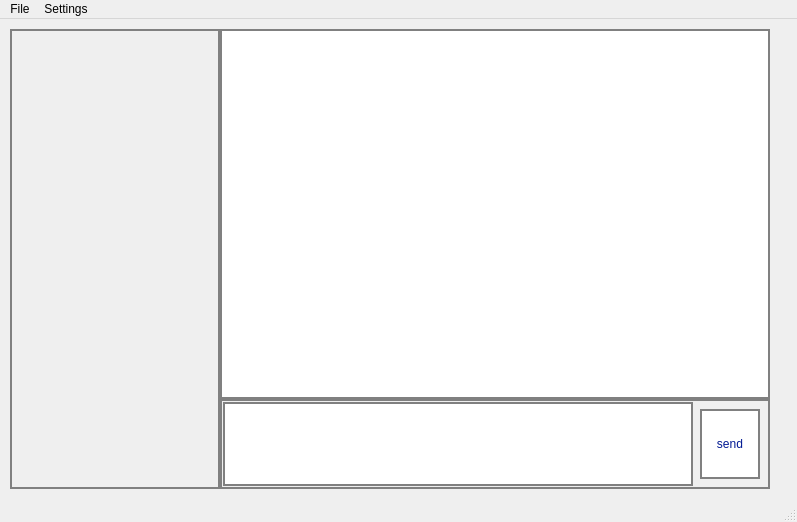
<?xml version="1.0" encoding="UTF-8"?>
<ui version="4.0">
 <class>MainWindow</class>
 <widget class="QMainWindow" name="MainWindow">
  <property name="geometry">
   <rect>
    <x>0</x>
    <y>0</y>
    <width>797</width>
    <height>522</height>
   </rect>
  </property>
  <property name="windowTitle">
   <string>MainWindow</string>
  </property>
  <widget class="QWidget" name="centralwidget">
   <widget class="QFrame" name="frame">
    <property name="geometry">
     <rect>
      <x>10</x>
      <y>10</y>
      <width>210</width>
      <height>460</height>
     </rect>
    </property>
    <property name="styleSheet">
     <string notr="true">border: 2px solid gray</string>
    </property>
    <property name="frameShape">
     <enum>QFrame::StyledPanel</enum>
    </property>
    <property name="frameShadow">
     <enum>QFrame::Raised</enum>
    </property>
   </widget>
   <widget class="QFrame" name="frame_2">
    <property name="geometry">
     <rect>
      <x>220</x>
      <y>10</y>
      <width>550</width>
      <height>370</height>
     </rect>
    </property>
    <property name="styleSheet">
     <string notr="true">border: 2px solid gray</string>
    </property>
    <property name="frameShape">
     <enum>QFrame::StyledPanel</enum>
    </property>
    <property name="frameShadow">
     <enum>QFrame::Raised</enum>
    </property>
    <widget class="QTextBrowser" name="MessageDisplay">
     <property name="geometry">
      <rect>
       <x>0</x>
       <y>0</y>
       <width>550</width>
       <height>370</height>
      </rect>
     </property>
    </widget>
   </widget>
   <widget class="QFrame" name="frame_3">
    <property name="geometry">
     <rect>
      <x>220</x>
      <y>380</y>
      <width>550</width>
      <height>90</height>
     </rect>
    </property>
    <property name="styleSheet">
     <string notr="true">border: 2px solid gray</string>
    </property>
    <property name="frameShape">
     <enum>QFrame::StyledPanel</enum>
    </property>
    <property name="frameShadow">
     <enum>QFrame::Raised</enum>
    </property>
    <widget class="QTextEdit" name="MessageToSend">
     <property name="geometry">
      <rect>
       <x>3</x>
       <y>3</y>
       <width>470</width>
       <height>84</height>
      </rect>
     </property>
    </widget>
    <widget class="QPushButton" name="pushButton">
     <property name="geometry">
      <rect>
       <x>480</x>
       <y>10</y>
       <width>60</width>
       <height>70</height>
      </rect>
     </property>
     <property name="styleSheet">
      <string notr="true">background-color: rgb(255, 255, 255);
color: rgb(1, 25, 147);</string>
     </property>
     <property name="text">
      <string>send</string>
     </property>
    </widget>
   </widget>
  </widget>
  <widget class="QMenuBar" name="menubar">
   <property name="geometry">
    <rect>
     <x>0</x>
     <y>0</y>
     <width>797</width>
     <height>21</height>
    </rect>
   </property>
   <widget class="QMenu" name="menuFile">
    <property name="title">
     <string>File</string>
    </property>
   </widget>
   <widget class="QMenu" name="menuSettings">
    <property name="title">
     <string>Settings</string>
    </property>
   </widget>
   <addaction name="menuFile"/>
   <addaction name="menuSettings"/>
  </widget>
  <widget class="QStatusBar" name="statusbar"/>
 </widget>
 <resources>
  <include location="../../../../../Downloads/6321864.qrc"/>
 </resources>
 <connections/>
</ui>
